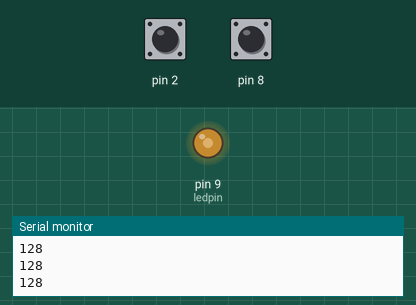
The sketch below on a simulated Arduino Uno, built with avr-gcc and run on an emulated ATmega328P. Shown: output pins drawn as LEDs (lit = HIGH), the last lines printed to the serial monitor. The inputs (shaded band) are chosen by the test bench; at power-on: pin 2 HIGH, pin 8 HIGH.

Above: at 1.2 s.
1.3 s: pin 2 pulled LOW for 1 s
At 3.4 s:
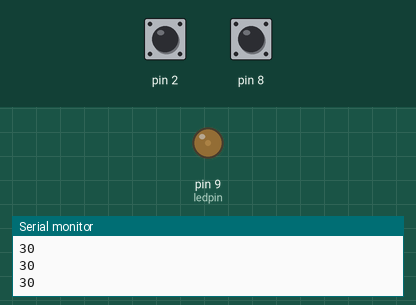
3.8 s: pin 8 pulled LOW for 3.2 s
At 7.5 s:
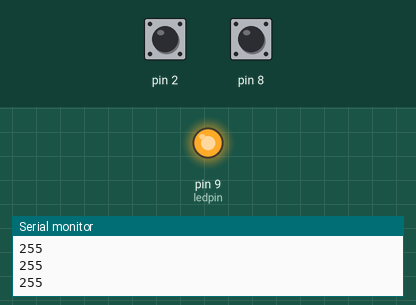
8.5 s: pin 2 pulled LOW for 3.2 s
At 9.26 s:
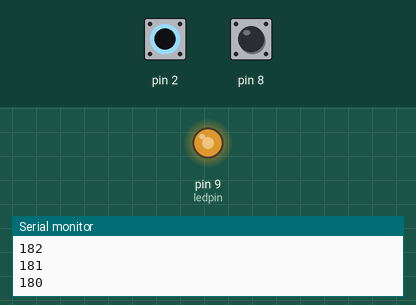
13.2 s: pin 8 pulled LOW for 0.15 s
At 14.2 s:
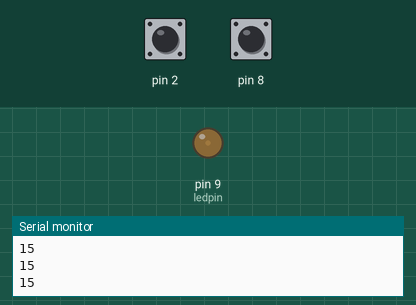
Timing chart, 0 to 15.8 s (numbered marks = the images above; inputs shaded):
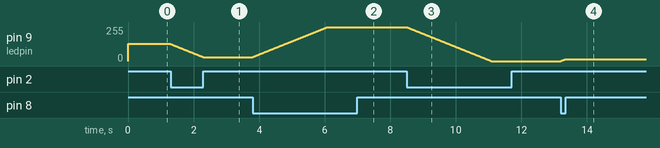

The sketch:

sketch_sep7a.ino
```cpp
boolean pushButton1;//创建布尔型变量用来存储按键开关1的电平状态
boolean pushButton2;//创建布尔型变量用来存储按键开关2的电平状态
int ledpin=9;//led引脚号
int brightness=128;//led亮度参数

void setup() {
  pinMode(2,INPUT_PULLUP);//将引脚2设置为输入上拉模式
  pinMode(8,INPUT_PULLUP);//将引脚8设置为输入上拉模式
  pinMode(ledpin,OUTPUT);//将LED引脚设置为输出模式
  Serial.begin(9600);//启动串口通讯
}

void loop() {
  pushButton1=digitalRead(2);//读取引脚2电平状态并将其赋值给布尔变量
  pushButton2=digitalRead(8);//读取引脚8电平状态并将其赋值给布尔变量
  if(!pushButton1&&brightness>0)//当按下按键开关1并且LED亮度参数大于1
  {
    brightness--;//减低LED亮度参数
  }
  else if(!pushButton2&&brightness<255)//当按下开关2并且LED亮度参数小于255
  {
    brightness++;//增加LED亮度参数
  }
  analogWrite(ledpin,brightness);//模拟输出控制LED的亮度
  Serial.println(brightness);//将LED亮度参数显示在窗口监视器上
  delay(10);

}
```

Measured:
- after the input at 1.3 s, pin 9 (ledpin): moves from 128/255 to 30/255 over 0.99 s, starting at once
- after the input at 3.8 s, pin 9 (ledpin): moves from 30/255 to 255/255 over 2.3 s, starting at once
- after the input at 8.5 s, pin 9 (ledpin): moves from 255/255 to 0/255 over 2.6 s, starting at once
- after the input at 13.2 s, pin 9 (ledpin): moves from 0/255 to 15/255 over 0.14 s, starting at once
